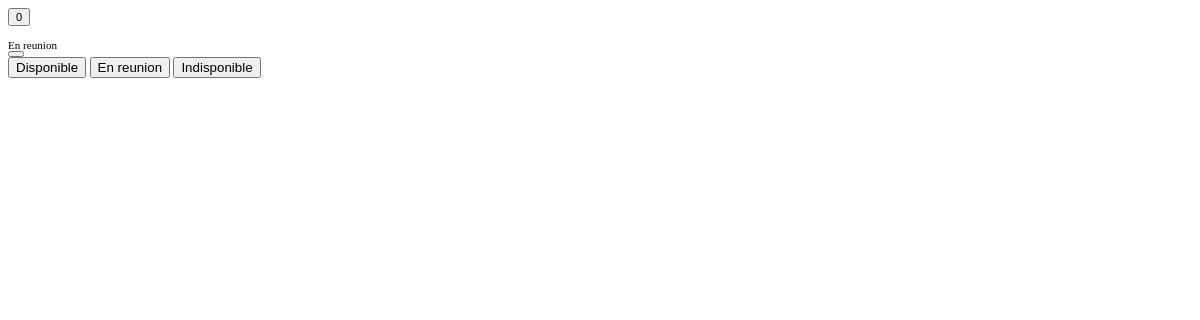
The page /badge/ (signed in) on the database as committed earlier.
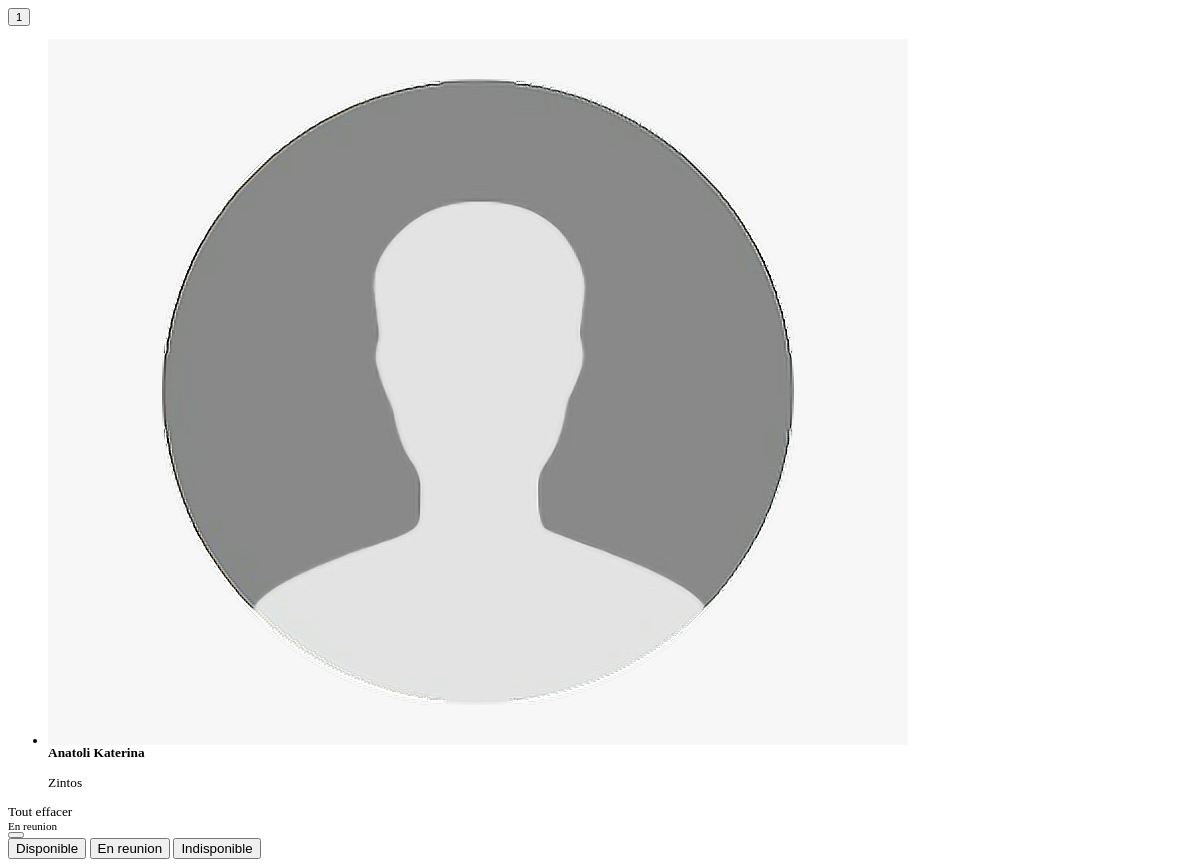
The same page on the database as committed later.
### base/models.py (models this page shows, shortened)
class Notification(models.Model):
    user = models.ForeignKey(CustomUser, on_delete=models.CASCADE, null=True, blank=True)
    content_type = models.ForeignKey(ContentType, on_delete=models.CASCADE)
    object_id = models.PositiveIntegerField()
    content_object = GenericForeignKey()
    is_read = models.BooleanField(default=False)
    timestamp = models.DateTimeField(auto_now_add=True)
    def get_notification_html(self):
        template = get_template('base/components/notification_card.html')
        rendered_html = template.render({'obj':self})
        return rendered_html

### chats/models.py (models this page shows, shortened)
class ChatMessage(models.Model):
    thread = models.ForeignKey(ChatThread, on_delete=models.CASCADE)
    sender = models.ForeignKey(CustomUser, on_delete=models.CASCADE, related_name='sender')
    receiver = models.ForeignKey(CustomUser, on_delete=models.CASCADE, related_name='receiver')
    message = models.TextField(blank=False, null=False)
    timestamp = models.DateTimeField(auto_now_add=True)
    is_read = models.BooleanField(default=False)

### accounts/models.py (models this page shows, shortened)
class CustomUser(AbstractBaseUser, PermissionsMixin):
    email = models.EmailField(db_index=True, unique=True, max_length=255)
    username = models.CharField(
        max_length=255, unique=True, blank=True, null=True)
    first_name = models.CharField(max_length=255)
    last_name = models.CharField(max_length=255)
    address = models.CharField(max_length=255, blank=True, null=True)
    phone = PhoneNumberField(unique=True, blank=True, null=True)
    role = models.ForeignKey(
        Role, on_delete=models.CASCADE, blank=True, null=True,)
    image = models.ImageField(blank=True, null=True, upload_to='users')
    is_active = models.BooleanField(default=True)
    is_staff = models.BooleanField(default=False)
    is_superuser = models.BooleanField(default=False)
    objects = CustomUserManager()
    USERNAME_FIELD = 'email'
    REQUIRED_FIELDS = []
    def __str__(self):
        return f'{self.last_name} {self.first_name}'

class Profile(models.Model):
    user = models.OneToOneField(CustomUser, on_delete=models.CASCADE)
    company = models.ForeignKey('base.Company', on_delete=models.CASCADE, blank=True, null=True)
    reg_number = models.IntegerField(null=True, blank=True)
    nationality = models.CharField(max_length=1000, null=True, blank=True)
    sex = models.CharField(
        max_length=10, choices=gender_list, blank=True, null=True)
    birthday = models.DateField(blank=True, null=True)
    bio = models.CharField(max_length=1000, null=True, blank=True)
    status_message = models.CharField(max_length=200, default='Je suis disponible.', null=True, blank=True)
    status = models.ForeignKey(UserStatus, default=1, on_delete=models.CASCADE)
    phone_alt = PhoneNumberField(unique=True, blank=True, null=True)
    image = models.ImageField(
        upload_to='media/users/profiles', default='../static/imgs/anon.png', blank=True, null=True)

### base/views.py (the view)
# urls.py: path('badge/', badge, name='badge'),
@ login_required(login_url='login')
def badge(req):
    user = req.user
    curr_profile = get_object_or_404(Profile, user=user)
    notifications = Notification.objects.filter(user=user, is_read=False)
    context = {"curr_profile" : curr_profile, 'notifications':notifications}
    return render(req, 'base/partials/badge.html', context)

### base/templatetags/base_tags.py (called while the page is built)
@register.filter
def get_model_name(obj):
    return obj._meta.model_name

### base/utils.py (called while the page is built)
def h_encode(id):
    return hashids.encode(id)

    def to_url(self, value):
        return h_encode(value)

### base/templates/base/partials/badge.html (shortened to what this page needs)
<div
  class="fixed absolute z-10 top-8 right-6 md:top-10 md:right-8 lg:top-12 lg:right-10 p-1 {% if user.profile.status.id == 1 %}border-green-300 bg-green-100 {% elif user.profile.status.id == 2 %}border-amber-300 bg-amber-100 {% else %} border-red-300 bg-red-100 {% endif %} rounded-md flex items-center gap-2"
>
  <small> {% include 'base/partials/notifier.html' %} </small>
  <small class="text-xs">
    {% with obj=user %}
    {% include 'accounts/components/user_status_badge.html' %}
    {% endwith %}
  </small>
  <small> {% include 'accounts/components/user_status_changer.html' %} </small>
</div>

### base/templates/base/components/notification_card.html (shortened to what this page needs)
{% load base_tags %}
{% if obj.content_object|get_model_name == "chatmessage" %}
<li
  hx-select="#base"
  hx-get="{% url 'chats' %}"
  hx-swap="innerHTML"
  hx-trigger="click"
  id="notif{{obj.content_object.id}}"
  class="notif_card w-full px-3 py-2 bg-white rounded-md border cursor-pointer flex gap-2 items-center"
>
  <img
    class="w-6 h-6 rounded-full object-cover"
    src="{{obj.content_object.sender.profile.image.url}}"
    alt="Rounded avatar"
  />
  <article class="grid gap-1">
    <b>{{obj.content_object.sender}}</b>
    <p>{{obj.content_object.message|truncatechars:10}}</p>
  </article>
</li>
{% endif %}

Rows that differ between the two databases and show on the page:
added Notification: content_object.sender.profile.image (picture), content_object.sender "Anatoli Katerina", content_object.message "Zintos"
Other text that changed with them:
{{ notifications|length }}: "0" → "1"
text now shown: "Tout effacer"
